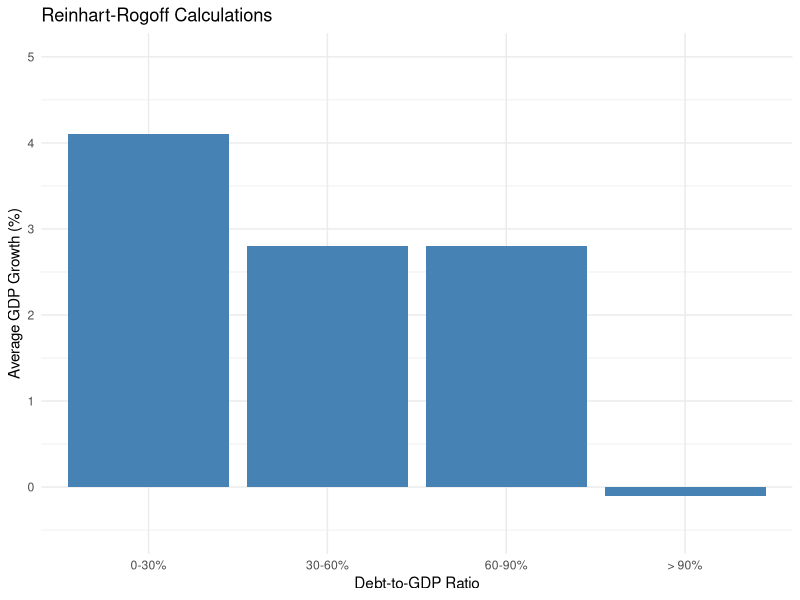
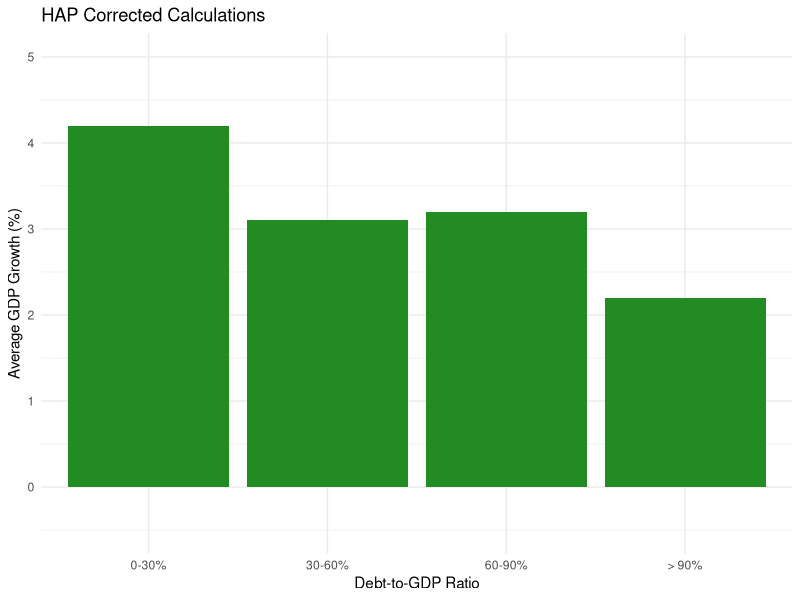

These figures' R source, in order: (Note: this script raises an error after producing the figures.)
## ---- chunk 1
#| label: setup
#| echo: false

library(tidyverse)
## ---- chunk 2
#| echo: false

cats <- c("0-30%", "30-60%", "60-90%", "> 90%")
rr_calcs  <- c(4.1, 2.8, 2.8, -0.1)
hap_calcs <- c(4.2, 3.1, 3.2, 2.2)

rr_data <- tibble(debt_ratio = factor(cats, levels = cats), growth = rr_calcs)
hap_data <- tibble(debt_ratio = factor(cats, levels = cats), growth = hap_calcs)
## ---- chunk 3
#| echo: false
#| fig-height: 4

p1 <- ggplot(rr_data, aes(x = debt_ratio, y = growth)) +
  geom_col(fill = "steelblue") +
  coord_cartesian(ylim = c(-0.5, 5)) +
  labs(
    title = "Reinhart-Rogoff Calculations",
    x = "Debt-to-GDP Ratio",
    y = "Average GDP Growth (%)"
  ) +
  theme_minimal()

print(p1)

## ---- chunk 4
#| echo: false
#| fig-height: 4

p2 <- ggplot(hap_data, aes(x = debt_ratio, y = growth)) +
  geom_col(fill = "forestgreen") +
  coord_cartesian(ylim = c(-0.5, 5)) +
  labs(
    title = "HAP Corrected Calculations",
    x = "Debt-to-GDP Ratio",
    y = "Average GDP Growth (%)"
  ) +
  theme_minimal()

print((p2))

## ---- chunk 5
#| echo: false

raw_data <- tibble(
  id = 1:100,
  education = sample(c(9:20), size = 100, replace = T),
  wage = sample(c(15:200), size = 100, replace = T),
  age = sample(c(18:65), size = 100, replace = T)
)

knitr::kable(raw_data[1:5,])
## ---- chunk 6
#| echo: false

# Create problematic data for demonstration
problem_data <- tibble(
  Variable = c("Education (years)", "Wage ($/hr)", "Age"),
  N = c(100, 100, 100),
  Mean = c(14.2, 48.2, 35.4),
  Min = c(-5, 8, 22),
  Max = c(20, 850, 200)
)

knitr::kable(problem_data, align = "lcccc")
## ---- chunk 7
#| echo: true
#| output-location: fragment

118 + 32

## ---- chunk 8
#| echo: true
#| output-location: fragment

4.65 * 9.37

## ---- chunk 9
#| echo: true
#| output-location: fragment

(8 + 2.94) * (654.1 / 98)

## ---- chunk 10
#| echo: true
#| output-location: fragment

5 * 3.4

# Solution: 17

## ---- chunk 11
#| echo: true
#| output-location: fragment

x <- 3
x

## ---- chunk 12
#| echo: true
#| output-location: fragment

y <- 5
y

## ---- chunk 13
#| echo: true
#| output-location: fragment

x + y

## ---- chunk 14
#| echo: true
#| output-location: fragment

# Numeric: numbers for calculations
age <- 25
price <- 19.99
temperature <- -5.2

# Math works naturally
age * price
price * 1.08

## ---- chunk 15
#| echo: true
#| error: true
#| output-location: fragment

# Character: text strings (always in quotes)
name <- "Boston"
greeting <- 'Hello World'

# Can't do math on text!
name + greeting
## ---- chunk 16
#| echo: true
#| output-location: fragment

ages <- c(19, 20, 21, 22, 20, 19)
ages

## ---- chunk 17
#| echo: true
#| output-location: fragment
ages + 10

## ---- chunk 18
#| echo: true
#| output-location: fragment
primes <- c(2, 3, 5, 7, 11, 13)

ages + primes

## ---- chunk 19
#| echo: true
#| output-location: fragment
students <- c("Ana", "Ben", "Cara", "Dev", "Eli", "Fay")
students

## ---- chunk 20
#| echo: true
#| output-location: fragment
paste(students, "is", ages, "years old")

## ---- chunk 21
#| echo: true
#| output-location: fragment

bb <- seq(from = 1, to = 30, by = 3)
bb

## ---- chunk 22
#| echo: true
#| output-location: fragment

mtcars
## ---- chunk 23
#| echo: true
#| output-location: fragment

head(mtcars, 4)
## ---- chunk 24
#| echo: true
#| output-location: fragment

head(mtcars$mpg, 10)

## ---- chunk 25
#| output-location: fragment

# Take mtcars AND THEN filter to high-mpg cars
mtcars |>
  filter(mpg > 25)
## ---- chunk 26
#| output-location: fragment
head(mtcars$mpg > 25, 10)
## ---- chunk 27
#| output-location: fragment

mtcars |>
  filter(mpg > 25)
## ---- chunk 28
#| output-location: fragment

mtcars |>
  filter(cyl == 4, mpg > 25)
## ---- chunk 29
#| output-location: fragment

mtcars |>
  filter(cyl == 4 | cyl == 8) |>
  head(4)
## ---- chunk 30
#| output-location: fragment

mtcars |>
  select(mpg, cyl, wt)

## ---- chunk 31
#| output-location: fragment

mtcars |>
  mutate(kmpl = mpg * 0.425)
## ---- chunk 32
#| output-location: fragment

mtcars |>
  filter(cyl == 4) |>
  mutate(kmpl = mpg * 0.425) |>
  select(mpg, kmpl, wt)
## ---- chunk 33
#| output-location: fragment

# Create a new dataset with only efficient 4-cylinder cars
efficient_cars <- mtcars |>
  filter(cyl == 4, mpg > 25) |>
  select(mpg, hp, wt)

efficient_cars
## ---- chunk 34
#| output-location: fragment

mean(mtcars$mpg)
## ---- chunk 35
#| output-location: fragment

sd(mtcars$mpg)
## ---- chunk 36
#| output-location: fragment

min(mtcars$mpg)
## ---- chunk 37
#| output-location: fragment

sum(is.na(airquality$Ozone))
## ---- chunk 38
#| output-location: fragment

mean(airquality$Ozone)
## ---- chunk 39
#| output-location: fragment

mean(airquality$Ozone, na.rm = TRUE)
## ---- chunk 40
#| output-location: fragment

mtcars |>
  summarize(
    mean_mpg = mean(mpg),
    sd_mpg = sd(mpg),
    n = n()
  )
## ---- chunk 41
#| output-location: fragment

mtcars |>
  group_by(cyl) |>
  summarize(
    mean_mpg = mean(mpg),
    mean_hp = mean(hp),
    n = n()
  )
## ---- chunk 42
#| output-location: fragment

mpg_by_cyl <- mtcars |>
  group_by(cyl) |>
  summarize(
    mean_mpg = mean(mpg),
    sd_mpg = sd(mpg)
  )

mpg_by_cyl
## ---- chunk 43
#| output-location: fragment

mtcars |>
  count(cyl)
## ---- chunk 44
#| output-location: fragment

mtcars |>
  count(cyl, am)
## ---- chunk 45
#| output-location: fragment

mtcars |>
  arrange(desc(mpg)) |>
  select(mpg, cyl, hp)

## ---- chunk 46
#| output-location: fragment

summary(mtcars)
## ---- chunk 47
#| output-location: fragment

glimpse(mtcars)
## ---- chunk 48
#| output-location: fragment

mtcars |>
  summarize(mean_hp = mean(hp))
## ---- chunk 49
#| output-location: fragment

mtcars |>
  group_by(gear) |>
  summarize(mean_mpg = mean(mpg))
## ---- chunk 50
#| output-location: fragment

mtcars |>
  arrange(desc(hp)) |>
  select(mpg, hp, wt) |>
  head(1)
## ---- chunk 51
#| output-location: fragment

mtcars |>
  filter(wt < 3) |>
  summarize(
    mean_qsec = mean(qsec),
    sd_qsec = sd(qsec),
    n = n()
  )
## ---- chunk 52
#| echo: false

library(palmerpenguins)
## ---- chunk 53
#| output-location: fragment

glimpse(penguins)
## ---- chunk 54
#| output-location: fragment
#| fig-height: 3.5

ggplot(data = penguins)
## ---- chunk 55
#| output-location: fragment
#| fig-height: 3.5

ggplot(data = penguins) +
  geom_point(aes(x = flipper_length_mm, y = body_mass_g))
## ---- chunk 56
#| output-location: fragment
#| fig-height: 4

ggplot(data = penguins) +
  geom_point(aes(x = flipper_length_mm, y = body_mass_g, color = species))
## ---- chunk 57
#| output-location: fragment
#| fig-height: 3.5

ggplot(data = penguins) +
  geom_point(aes(x = flipper_length_mm, y = body_mass_g, color = species)) +
  geom_smooth(aes(x = flipper_length_mm, y = body_mass_g), method = "lm")
## ---- chunk 58
#| output-location: fragment
#| fig-height: 3

ggplot(data = penguins) +
  geom_point(aes(x = flipper_length_mm, y = body_mass_g, color = species)) +
  geom_smooth(aes(x = flipper_length_mm, y = body_mass_g), method = "lm") +
  labs(
    title = "Body Mass and Flipper Length",
    x = "Flipper Length (mm)",
    y = "Body Mass (g)",
    color = "Species"
  ) +
  theme_minimal()
## ---- chunk 59
#| output-location: fragment
#| fig-height: 3.5

ggplot(penguins) +
  geom_histogram(aes(x = body_mass_g), binwidth = 200,
                 fill = "steelblue", alpha = 0.7) +
  labs(title = "Distribution of Penguin Body Mass",
       x = "Body Mass (g)", y = "Count") +
  theme_minimal()
## ---- chunk 60
#| echo: false
#| layout-ncol: 3
#| fig-height: 3

ggplot(penguins) +

  geom_histogram(aes(x = body_mass_g), binwidth = 100, fill = "steelblue", alpha = 0.7) +
  labs(title = "binwidth = 100", x = "Body Mass (g)", y = "Count") +
  theme_minimal()

ggplot(penguins) +
  geom_histogram(aes(x = body_mass_g), binwidth = 200, fill = "steelblue", alpha = 0.7) +
  labs(title = "binwidth = 200", x = "Body Mass (g)", y = "Count") +
  theme_minimal()

ggplot(penguins) +
  geom_histogram(aes(x = body_mass_g), binwidth = 500, fill = "steelblue", alpha = 0.7) +
  labs(title = "binwidth = 500", x = "Body Mass (g)", y = "Count") +
  theme_minimal()
## ---- chunk 61
#| output-location: fragment
#| fig-height: 3

ggplot(penguins) +
  geom_histogram(aes(x = flipper_length_mm), binwidth = 5,
                 fill = "steelblue", alpha = 0.7) +
  labs(x = "Flipper Length (mm)", y = "Count") +
  theme_minimal()
## ---- chunk 62
#| output-location: fragment
#| fig-height: 3

ggplot(penguins) +
  geom_point(aes(x = bill_length_mm, y = bill_depth_mm)) +
  labs(x = "Bill Length (mm)", y = "Bill Depth (mm)") +
  theme_minimal()
## ---- chunk 63
#| output-location: fragment
#| fig-height: 3

ggplot(penguins) +
  geom_point(aes(x = bill_length_mm, y = bill_depth_mm, color = species)) +
  labs(x = "Bill Length (mm)", y = "Bill Depth (mm)", color = "Species") +
  theme_minimal()
